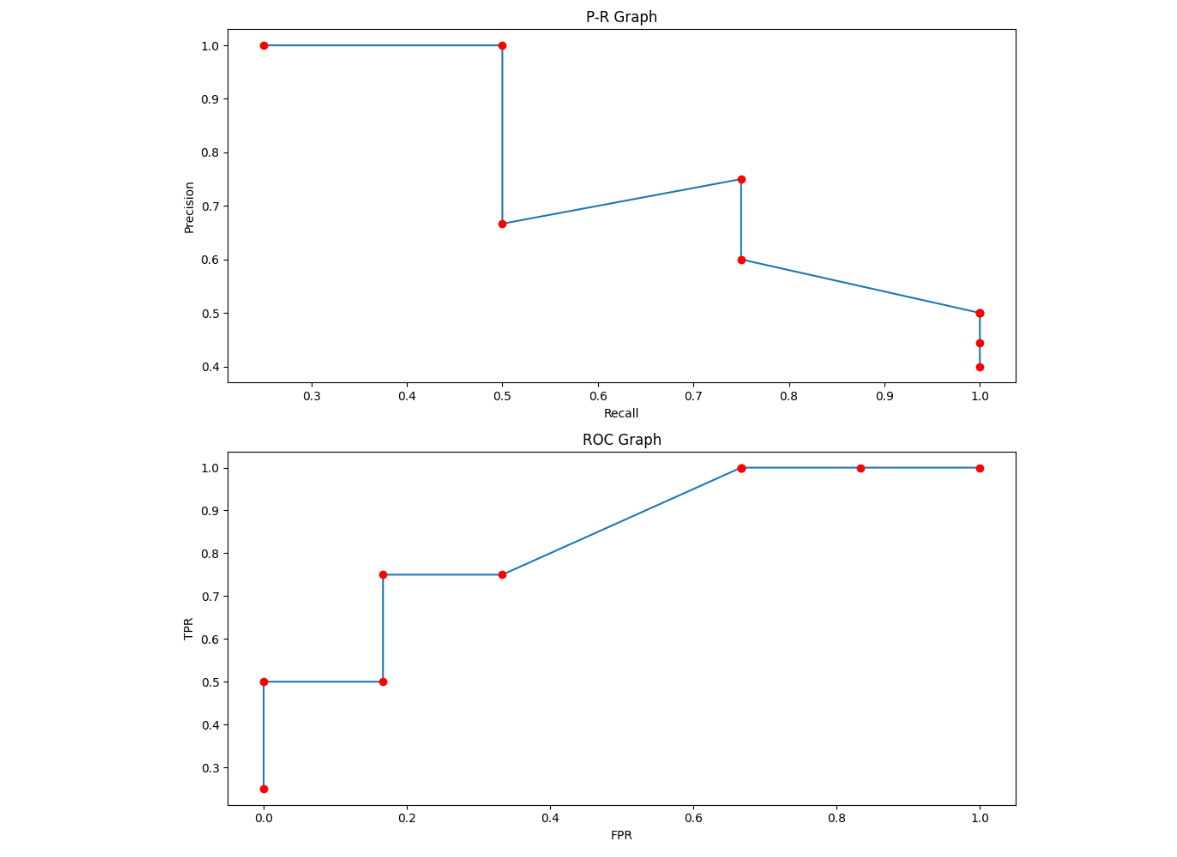

Source code (Python):
import matplotlib.pyplot as plt
import numpy as np

pp = [['T',0.9],['T',0.7],['F',0.65],['T',0.6],['F',0.5],['F',0.4],['F',0.4],['T',0.4],['F',0.35],['F',0.2]]
aa = [0.9,0.7,0.65,0.6,0.5,0.4,0.4,0.4,0.35,0.2]
recall = []
precision = []
TPR = []
FPR = []

for a in aa:
    tp = 0
    fn = 0
    fp = 0
    tn = 0
    for p in pp:
        if (p[0] == 'T') and (p[1] >= a):
            tp += 1
        elif (p[0] == 'T') and (p[1] < a):
            fn += 1
        elif (p[0] == 'F') and (p[1] >= a):
            fp += 1
        elif (p[0] == 'F') and (p[1] < a):
            tn += 1

    x = float(tp) / (tp + fn)
    y = float(tp) / (tp + fp)
    fpr = float(fp) / (fp + tn)

    recall.append(x)
    precision.append(y)
    TPR.append(x)
    FPR.append(fpr)

plt.figure(figsize=(10, 10))
plt.subplot(2, 1, 1)
plt.title('P-R Graph')
plt.plot(recall, precision)
plt.plot(recall, precision, 'ro')
plt.ylabel('Precision')
plt.xlabel('Recall')

plt.subplot(2, 1, 2)
plt.title('ROC Graph')
plt.plot(FPR, TPR)
plt.plot(FPR, TPR, 'ro')
plt.ylabel('TPR')
plt.xlabel('FPR')

plt.tight_layout()
plt.show()
